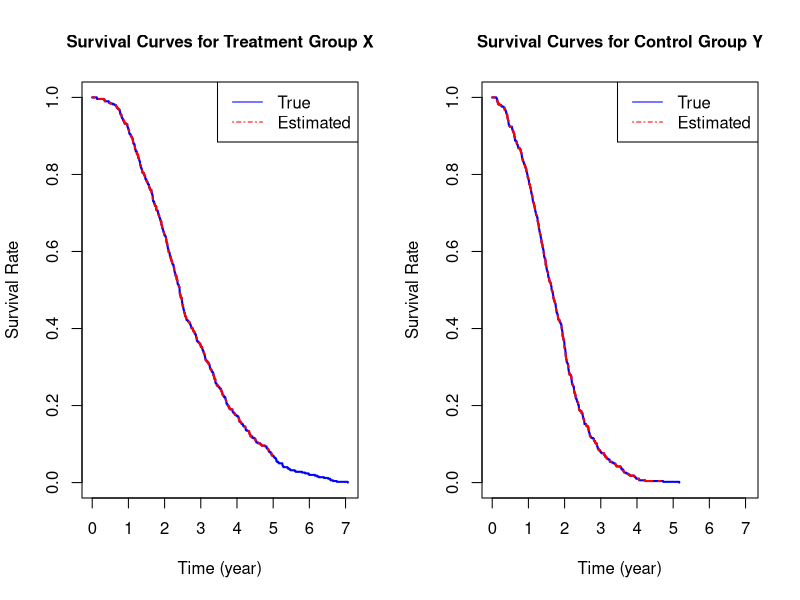
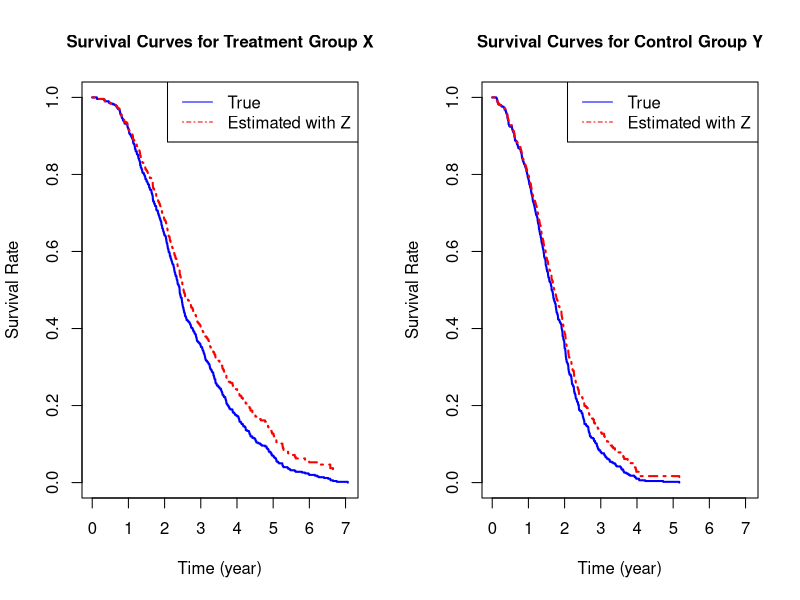
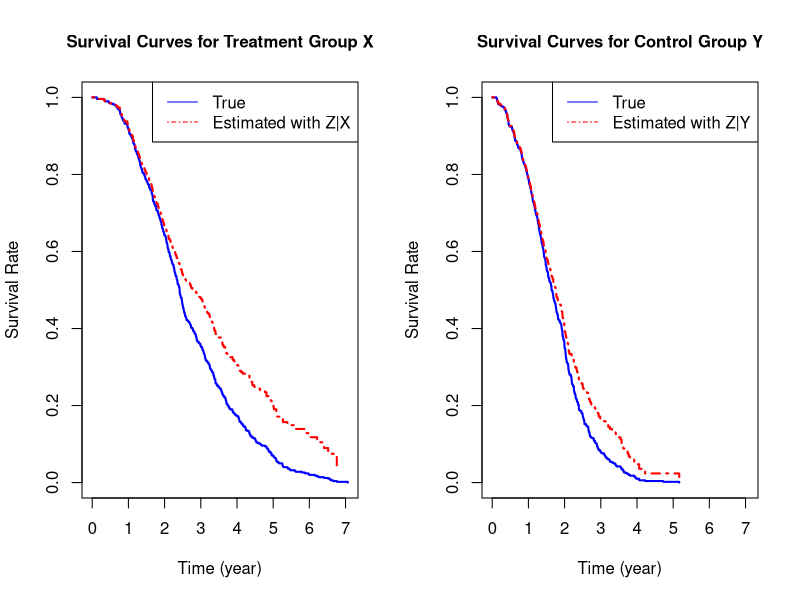

The R source for these figures, in order:
#### Ying Qiao
#### SID: 21412301
#### STAT 215B, Assignment 2, 2/15/2013

rm(list=ls())

# 1. random generation for the Weibull distribution with
# parameters shape (b) and scale (a) using the inverse CDF 
# G^{-1}_{a,b}(x) = a{-log(1-x)}^{1/b}, a>0 b>0
# Invalid arguments will result in return value 'NaN', with a warning.

my.rweibull <- function (n, shape, scale = 1){
  if (n <= 0 || shape <= 0 || scale <= 0){
    warning("Invalid arguments! All arguments should be positive.")
    return ("NaN")
  }

  u <- runif(n)
  x <- scale * (-log(1 - u))^(1/shape)
  return (x)
}


# 2. creates a Kaplan-Meier survival-function estimate
# S(t_i) = {(N(t_i)-E(t_i))/N(t_i)}*S(t_{i-1})
# input: event times; cencoring indicator (TRUE for death, FALSE for censor)
# output: estimate points t, survival time estimates s, estimates survival function my.surv(eval)

my.KMsurv <- function (times, censor){
  if (length(times) <= 0 || length(censor) <= 0)
    stop("Invalid input vectors!")
  if (length(times) != length(censor))
    stop("Mismatch of dimension in input vectors!")

  t <- c(0, sort(unique(times[censor]))) # prepare t estimates points
  s <- rep(0, length(t)) # create empty survival time estimates vector
  # K-M method
  s[1] <- 1 # initialize 
  for (i in 2:length(t)){
    n <- length(times[times >= t[i]]) # num of subjects at risk at time t
    e <- length(times[times == t[i]]) # num of events(deaths) at time t
    s[i] <- (n-e)/n * s[i-1]
  }
  
  # estimated survival function S(t)
  my.surv <- function (eval){
    return (s[t == eval])
  }

  # return a list of related KM objects
  km <- list(t = t, surv = s, s.func = my.surv)
  return (km)
}


## Simulation study setup
# N=1000 | 1/2
# X ~ G_{a=3,b=2} -- treatment
# Y ~ G_{a=2,b=2} -- control
set.seed(0)
X <- my.rweibull(500,shape=2,scale=3)
set.seed(100)
Y <- rweibull(500,shape=2,scale=2)
cen <- rep(TRUE, 500)
# true curve
x.km0 <- my.KMsurv(X, cen)
y.km0 <- my.KMsurv(Y, cen)
### R built-in function check
### require(survival)
### kmfit <- survfit(Surv(X, cen) ~ 1)



# 3. simple simulation censoring: cut-off at 5 years
cen.x <- X <= 5
cen.y <- Y <= 5
x.km1 <- my.KMsurv(X, cen.x)
y.km1 <- my.KMsurv(Y, cen.y)
# visual comparisons
par(mfrow=c(1,2),cex.main=1)
typ='s'; lwd=2; col0='blue';lty0=1;col='red';lty=4
xlab="Time (year)"; ylab="Survival Rate"; ylim=c(0,1)
plot(x.km0$t, x.km0$surv, type=typ,col=col0,lwd=lwd,lty=lty0, xlim=c(0,max(X)),ylim=ylim, xlab=xlab,ylab=ylab, main="Survival Curves for Treatment Group X")
lines(x.km1$t, x.km1$surv, type=typ,col=col,lwd=lwd,lty=lty)
legend("topright",c("True","Estimated"),col=c(col0,col),lty=c(lty0,lty))
plot(y.km0$t, y.km0$surv, type=typ,col=col0,lwd=lwd,lty=lty0, xlim=c(0,max(X)),ylim=ylim, xlab=xlab,ylab=ylab, main="Survival Curves for Control Group Y")
lines(y.km1$t, y.km1$surv, type=typ,col=col,lwd=lwd,lty=lty)
legend("topright",c("True","Estimated"),col=c(col0,col),lty=c(lty0,lty))


# 4. advanced simulation censoring: cut-off at iid Zi~Exp(mean=10)
set.seed(0);   Z <- rexp(500, rate=1/10)
cen.x <- X <= Z
set.seed(100); Z <- rexp(500, rate=1/10)
cen.y <- Y <= Z
x.km2 <- my.KMsurv(X, cen.x)
y.km2 <- my.KMsurv(Y, cen.y)
# visual comparisons
par(mfrow=c(1,2),cex.main=1)
plot(x.km0$t, x.km0$surv, type=typ,col=col0,lwd=lwd,lty=lty0, xlim=c(0,max(X)),ylim=ylim, xlab=xlab,ylab=ylab, main="Survival Curves for Treatment Group X")
lines(x.km2$t, x.km2$surv, type=typ,col=col,lwd=lwd,lty=lty)
legend("topright",c("True","Estimated with Z"),col=c(col0,col),lty=c(lty0,lty))
plot(y.km0$t, y.km0$surv, type=typ,col=col0,lwd=lwd,lty=lty0, xlim=c(0,max(X)),ylim=ylim, xlab=xlab,ylab=ylab, main="Survival Curves for Control Group Y")
lines(y.km2$t, y.km2$surv, type=typ,col=col,lwd=lwd,lty=lty)
legend("topright",c("True","Estimated with Z"),col=c(col0,col),lty=c(lty0,lty))


# 5. advanced simulation censoring: cut-off at iid Zi|Xi<2~Exp(mean=10); Zi|Xi>=2~Exp(mean=5)
Z <- rep(0, 500)
cut.x <- X < 2; n.l2x <- length(X[cut.x])
set.seed(0);   Z[cut.x]  <- rexp(n.l2x, rate=1/10)
set.seed(10);  Z[!cut.x] <- rexp(500-n.l2x, rate=1/5)
cen.x <- X <= Z
Z <- rep(0, 500)
cut.y <- Y < 2; n.l2y <- length(Y[cut.y])
set.seed(100); Z[cut.y]  <- rexp(n.l2y, rate=1/10) 
set.seed(110); Z[!cut.y] <- rexp(500-n.l2y, rate=1/5)
cen.y <- Y <= Z
x.km3 <- my.KMsurv(X, cen.x)
y.km3 <- my.KMsurv(Y, cen.y)
# visual comparisons
par(mfrow=c(1,2),cex.main=1)
plot(x.km0$t, x.km0$surv, type=typ,col=col0,lwd=lwd,lty=lty0, xlim=c(0,max(X)),ylim=ylim, xlab=xlab,ylab=ylab, main="Survival Curves for Treatment Group X")
lines(x.km3$t, x.km3$surv, type=typ,col=col,lwd=lwd,lty=lty)
legend("topright",c("True","Estimated with Z|X"),col=c(col0,col),lty=c(lty0,lty))
plot(y.km0$t, y.km0$surv, type=typ,col=col0,lwd=lwd,lty=lty0, xlim=c(0,max(X)),ylim=ylim, xlab=xlab,ylab=ylab, main="Survival Curves for Control Group Y")
lines(y.km3$t, y.km3$surv, type=typ,col=col,lwd=lwd,lty=lty)
legend("topright",c("True","Estimated with Z|Y"),col=c(col0,col),lty=c(lty0,lty))
